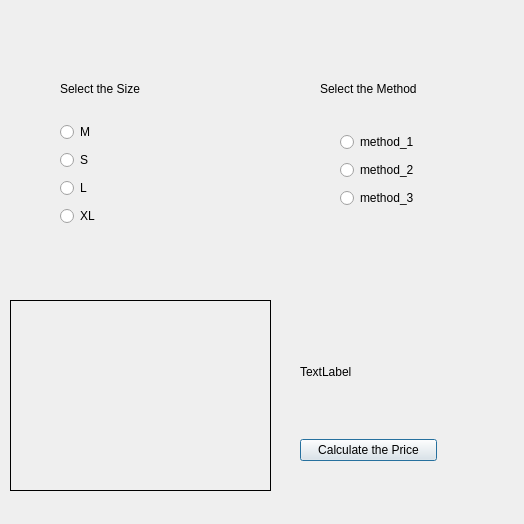
<?xml version="1.0" encoding="UTF-8"?>
<ui version="4.0">
 <class>Dialog</class>
 <widget class="QDialog" name="Dialog">
  <property name="geometry">
   <rect>
    <x>0</x>
    <y>0</y>
    <width>524</width>
    <height>524</height>
   </rect>
  </property>
  <property name="sizePolicy">
   <sizepolicy hsizetype="Preferred" vsizetype="Preferred">
    <horstretch>0</horstretch>
    <verstretch>0</verstretch>
   </sizepolicy>
  </property>
  <property name="windowTitle">
   <string>My app</string>
  </property>
  <widget class="QLabel" name="label">
   <property name="geometry">
    <rect>
     <x>60</x>
     <y>80</y>
     <width>99</width>
     <height>17</height>
    </rect>
   </property>
   <property name="text">
    <string>Select the Size</string>
   </property>
  </widget>
  <widget class="QLabel" name="label_3">
   <property name="geometry">
    <rect>
     <x>10</x>
     <y>300</y>
     <width>261</width>
     <height>191</height>
    </rect>
   </property>
   <property name="cursor">
    <cursorShape>PointingHandCursor</cursorShape>
   </property>
   <property name="mouseTracking">
    <bool>true</bool>
   </property>
   <property name="whatsThis">
    <string>&lt;html&gt;&lt;head/&gt;&lt;body&gt;&lt;p&gt;this is show label&lt;/p&gt;&lt;p&gt;&lt;br/&gt;&lt;/p&gt;&lt;/body&gt;&lt;/html&gt;</string>
   </property>
   <property name="frameShape">
    <enum>QFrame::Box</enum>
   </property>
   <property name="frameShadow">
    <enum>QFrame::Plain</enum>
   </property>
   <property name="lineWidth">
    <number>1</number>
   </property>
   <property name="text">
    <string/>
   </property>
   <property name="textFormat">
    <enum>Qt::AutoText</enum>
   </property>
   <property name="pixmap">
    <pixmap>../../../../../Pictures/images.jpeg</pixmap>
   </property>
  </widget>
  <widget class="QWidget" name="">
   <property name="geometry">
    <rect>
     <x>60</x>
     <y>120</y>
     <width>114</width>
     <height>112</height>
    </rect>
   </property>
   <layout class="QVBoxLayout" name="verticalLayout">
    <item>
     <widget class="QRadioButton" name="meduim">
      <property name="text">
       <string>M</string>
      </property>
     </widget>
    </item>
    <item>
     <widget class="QRadioButton" name="small">
      <property name="text">
       <string>S</string>
      </property>
     </widget>
    </item>
    <item>
     <widget class="QRadioButton" name="large">
      <property name="text">
       <string>L</string>
      </property>
     </widget>
    </item>
    <item>
     <widget class="QRadioButton" name="xlarge">
      <property name="text">
       <string>XL</string>
      </property>
     </widget>
    </item>
   </layout>
  </widget>
  <widget class="QWidget" name="">
   <property name="geometry">
    <rect>
     <x>340</x>
     <y>130</y>
     <width>114</width>
     <height>83</height>
    </rect>
   </property>
   <layout class="QVBoxLayout" name="verticalLayout_2">
    <item>
     <widget class="QRadioButton" name="m1">
      <property name="text">
       <string>method_1</string>
      </property>
     </widget>
    </item>
    <item>
     <widget class="QRadioButton" name="m2">
      <property name="text">
       <string>method_2</string>
      </property>
     </widget>
    </item>
    <item>
     <widget class="QRadioButton" name="m3">
      <property name="text">
       <string>method_3</string>
      </property>
     </widget>
    </item>
   </layout>
  </widget>
  <widget class="QLabel" name="label_2">
   <property name="geometry">
    <rect>
     <x>320</x>
     <y>80</y>
     <width>126</width>
     <height>17</height>
    </rect>
   </property>
   <property name="text">
    <string>Select the Method</string>
   </property>
  </widget>
  <widget class="QWidget" name="">
   <property name="geometry">
    <rect>
     <x>300</x>
     <y>310</y>
     <width>137</width>
     <height>151</height>
    </rect>
   </property>
   <layout class="QVBoxLayout" name="verticalLayout_3">
    <item>
     <widget class="QLabel" name="price_label">
      <property name="text">
       <string>TextLabel</string>
      </property>
     </widget>
    </item>
    <item>
     <widget class="QPushButton" name="cal">
      <property name="text">
       <string>Calculate the Price</string>
      </property>
     </widget>
    </item>
   </layout>
  </widget>
 </widget>
 <resources/>
 <connections/>
</ui>
